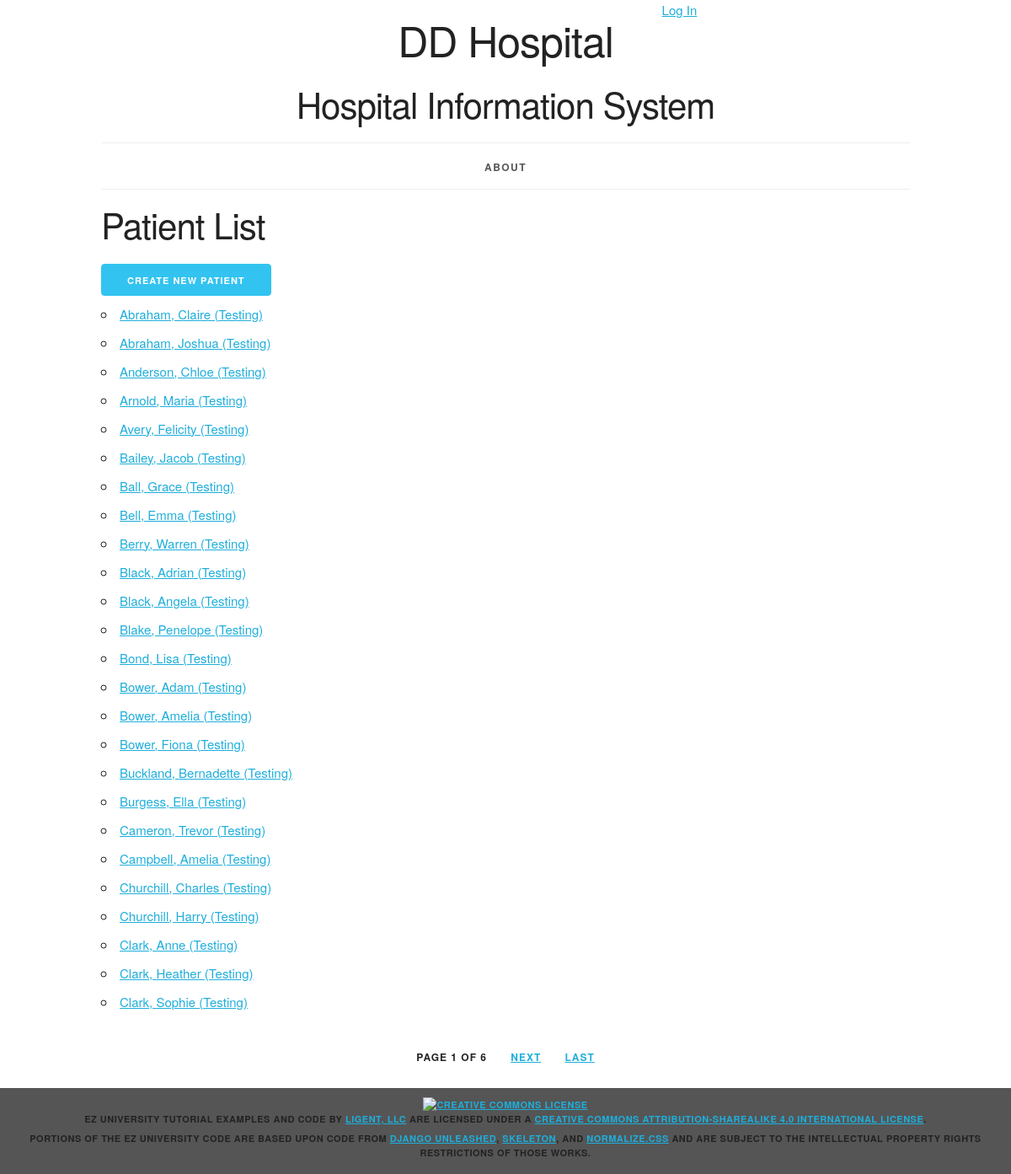
The page /patient/ on the database its author committed.
### sysinfo/models.py (models this page shows, shortened)
class Patient(models.Model):
    patient_id = models.AutoField(primary_key=True)
    first_name = models.CharField(max_length=45)
    last_name = models.CharField(max_length=45)
    disambiguator = models.CharField(max_length=45, blank=True, default='')
    def __str__(self):
        result = ''
        if self.disambiguator == '':
            result = f'{self.last_name}, {self.first_name}'
        else:
            result = f'{self.last_name}, {self.first_name} ({self.disambiguator})'
        return result
    def get_absolute_url(self):
        return reverse('sysinfo_patient_detail_urlpattern',
                       kwargs={'pk': self.pk}
                       )
    class Meta:
        ordering = ['last_name', 'first_name', 'disambiguator']
        constraints = [
            UniqueConstraint(fields=['last_name', 'first_name', 'disambiguator'],
                             name='unique_patient')
        ]

### sysinfo/views.py (the view)
class PatientList(PageLinksMixin, ListView):
    paginate_by = 25
    model = Patient
    permission_required = 'sysinfo.view_patient'

### sysinfo/utils.py (called while the page is built)
    def _page_urls(self, page_number):
        return "?{pkw}={n}".format(
            pkw=self.page_kwarg,
            n=page_number)

    def first_page(self, page):
        if page.number > 1:
            return self._page_urls(1)
        return None

    def previous_page(self, page):
        if (page.has_previous()
                and page.number > 2):
            return self._page_urls(
                page.previous_page_number())
        return None

    def next_page(self, page):
        last_page = page.paginator.num_pages
        if (page.has_next()
                and page.number < last_page - 1):
            return self._page_urls(
                page.next_page_number())
        return None

    def last_page(self, page):
        last_page = page.paginator.num_pages
        if page.number < last_page:
            return self._page_urls(last_page)
        return None

    def get_context_data(self, **kwargs):
        context = super().get_context_data(
            **kwargs)
        page = context.get('page_obj')
        if page is not None:
            context.update({
                'first_page_url':
                    self.first_page(page),
                'previous_page_url':
                    self.previous_page(page),
                'next_page_url':
                    self.next_page(page),
                'last_page_url':
                    self.last_page(page),
            })
        return context

### sysinfo/templates/sysinfo/patient_list.html (shortened to what this page needs)
{% extends 'sysinfo/base.html' %}
{% block content %}
    <h2>Patient List</h2>
    <div>
      <a href="{% url 'sysinfo_patient_create_urlpattern' %}"
         class="button button-primary">
        Create New Patient</a>
    </div>
    <ul>
        {% for patient in patient_list %}
            <li>
                <a href="{{ patient.get_absolute_url }}">{{ patient }}</a>
            </li>
        {% empty %}
            <li><em>There are currently no patients available.</em></li>
        {% endfor %}
    </ul>
{% endblock %}

### sysinfo/static/sysinfo/skeleton.css (style rules this page uses)
html { font-size: 62.5%; }
body { font-size: 1.5em; line-height: 1.6; font-weight: 400; font-family: "Raleway", "HelveticaNeue", "Helvetica Neue", Helvetica, Arial, sans-serif; color: #222; }
h1, h2, h3, h4, h5, h6 { margin-top: 0; margin-bottom: 2rem; font-weight: 300; }
h2 { font-size: 3.6rem; line-height: 1.25; letter-spacing: -.1rem; }
@media (min-width: 550px) { h2 { font-size: 4.2rem; } }
a { color: #1EAEDB; }
.button, button, input[type="submit"], input[type="reset"], input[type="button"] { display: inline-block; height: 38px; padding: 0 30px; color: #555; text-align: center; font-size: 11px; font-weight: 600; line-height: 38px; letter-spacing: .1rem; text-transform: uppercase; text-decoration: none; white-space: nowrap; background-color: transparent; border-radius: 4px; border: 1px solid #bbb; cursor: pointer; box-sizing: border-box; }
.button.button-primary, button.button-primary, input[type="submit"].button-primary, input[type="reset"].button-primary, input[type="button"].button-primary { color: #FFF; background-color: #33C3F0; border-color: #33C3F0; }
ul { list-style: circle inside; }
ol, ul { padding-left: 0; margin-top: 0; }
li { margin-bottom: 1rem; }
button, .button { margin-bottom: 1rem; }
pre, blockquote, dl, figure, table, p, ul, ol, form { margin-bottom: 2.5rem; }

### sysinfo/static/sysinfo/style.css (style rules this page uses)
html { height: 100%; background-color: #555; }
body { background-color: white; }

### rows shown on the page
Patient: disambiguator+last_name+first_name "Abraham, Claire (Testing)"
Patient: disambiguator+last_name+first_name "Abraham, Joshua (Testing)"
Patient: disambiguator+last_name+first_name "Anderson, Chloe (Testing)"
Patient: disambiguator+last_name+first_name "Arnold, Maria (Testing)"
Patient: disambiguator+last_name+first_name "Avery, Felicity (Testing)"
Patient: disambiguator+last_name+first_name "Bailey, Jacob (Testing)"
Patient: disambiguator+last_name+first_name "Ball, Grace (Testing)"
Patient: disambiguator+last_name+first_name "Bell, Emma (Testing)"
Patient: disambiguator+last_name+first_name "Berry, Warren (Testing)"
Patient: disambiguator+last_name+first_name "Black, Adrian (Testing)"
Patient: disambiguator+last_name+first_name "Black, Angela (Testing)"
Patient: disambiguator+last_name+first_name "Blake, Penelope (Testing)"
Patient: disambiguator+last_name+first_name "Bond, Lisa (Testing)"
Patient: disambiguator+last_name+first_name "Bower, Adam (Testing)"
Patient: disambiguator+last_name+first_name "Bower, Amelia (Testing)"
Patient: disambiguator+last_name+first_name "Bower, Fiona (Testing)"
Patient: disambiguator+last_name+first_name "Buckland, Bernadette (Testing)"
Patient: disambiguator+last_name+first_name "Burgess, Ella (Testing)"
Patient: disambiguator+last_name+first_name "Cameron, Trevor (Testing)"
Patient: disambiguator+last_name+first_name "Campbell, Amelia (Testing)"
Patient: disambiguator+last_name+first_name "Churchill, Charles (Testing)"
Patient: disambiguator+last_name+first_name "Churchill, Harry (Testing)"
Patient: disambiguator+last_name+first_name "Clark, Anne (Testing)"
Patient: disambiguator+last_name+first_name "Clark, Heather (Testing)"
Patient: disambiguator+last_name+first_name "Clark, Sophie (Testing)"

### other values the page prints
{{ page_obj.number }} "1"
{{ paginator.num_pages }} "6"
